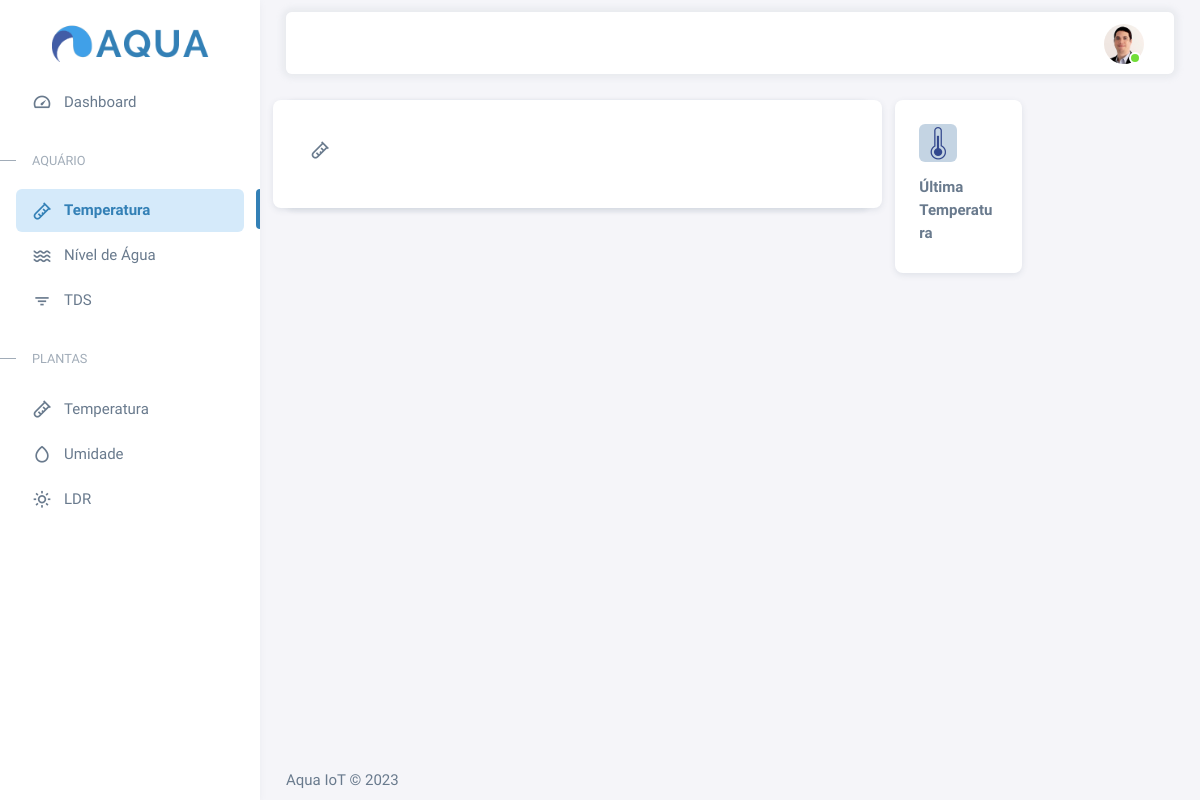
Before: /temp-aquario/ with the older database file.
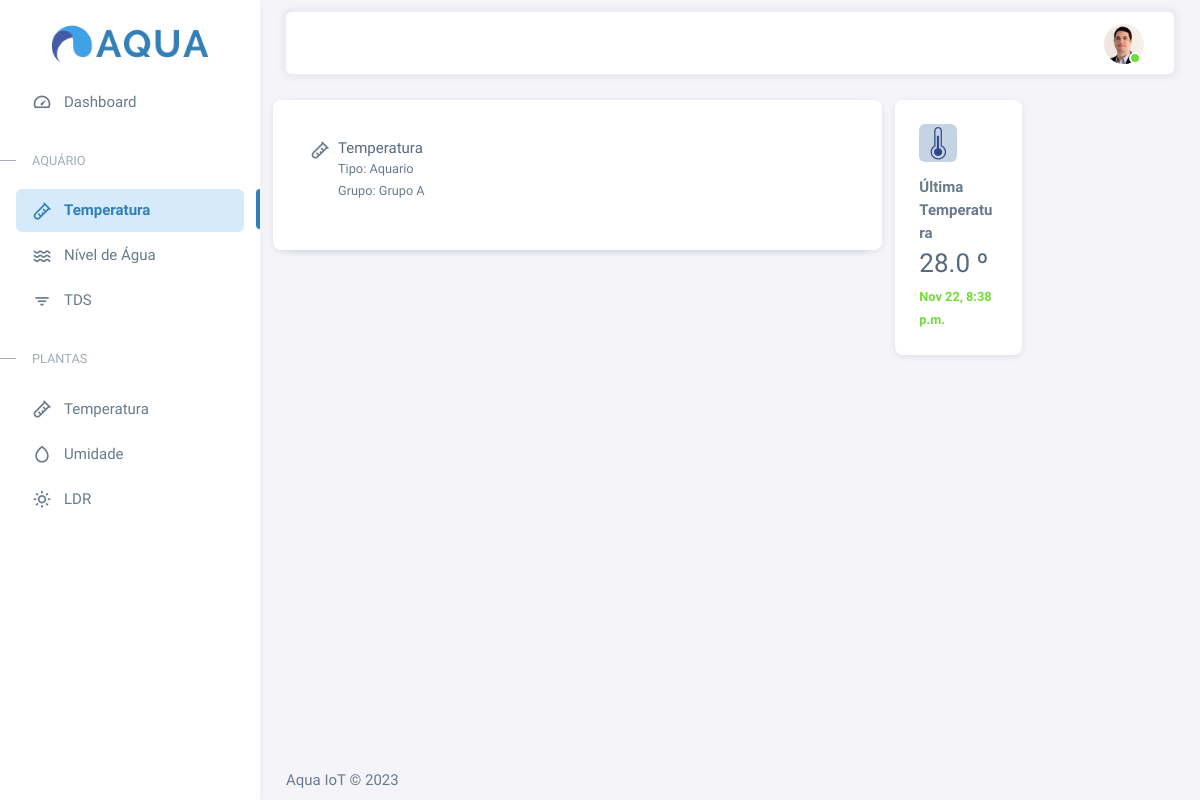
After: the same page with the newer database file.
### sensores/models.py (models this page shows, shortened)
class Sensor(models.Model):
  nome = models.CharField(max_length=50)
  tipo = models.CharField(max_length=50)
  grupo = models.CharField(max_length=50)
  data_criacao = models.DateTimeField(auto_now_add=True)
  class Meta:
    abstract = True

class TemperaturaAquario(Sensor):
  temperatura = models.FloatField(max_length=200, default='00')
  unidade_medida = models.CharField(max_length=50, default='Graus')

### sensores/views.py (the view)
# urls.py: path('temp-aquario/', views.temperaturaAquario, name='temp-aquario'),
def temperaturaAquario(request):
  temperatura = TemperaturaAquario.objects.all()
  temperaturas = {'temperaturas': temperatura}
  return render(request, "temp-aquario.html", temperaturas)

### templates/temp-aquario.html (shortened to what this page needs)
{% load static %} {% include "head.html" %}
<body>
  {% block content %}
  <div class="layout-wrapper layout-content-navbar">
    <div class="layout-container">
      {% include "menu.html" %}
      <div class="layout-page">
        {% include "navbar.html" %}
        <div class="content-wrapper">
          <div class="container-xxl flex-grow-1 container-p-y">
            <div class="row">
              <div class="col-lg-8 mb-4 order-0">
                <div class="card">
                  <div class="d-flex align-items-end row">
                    <div class="card h-100">
                      <div class="card-body px-0">
                        <div class="tab-content p-0">
                          <div
                            class="tab-pane fade show active"
                            id="navs-tabs-line-card-income"
                            role="tabpanel"
                          >
                            <div class="d-flex p-4 pt-3">
                              <i class="menu-icon tf-icons bx bx-test-tube"></i>
                              <div>
                                {% for temperatura in temperaturas %}
                                {% if forloop.last %}
                                <h6 class="mb-0 me-1">{{ temperatura.nome }}</h6>
                                  <small class="mb-0 me-1">Tipo: {{ temperatura.tipo }}</small>
                                  <br>
                                  <small class="mb-0 me-1">Grupo: {{ temperatura.grupo }}</small>
                                {% endif %}
                                {% endfor %}
                              </div>
                            </div>
                          </div>
                        </div>
                      </div>
                    </div>
                  </div>
                </div>
              </div>
              <div class="col-lg-4 col-md-4 order-1">
                <div class="row">
                  <div class="col-lg-6 col-md-12 col-6 mb-4">
                    <div class="card">
                      <div class="card-body">
                        <div
                          class="card-title d-flex align-items-start justify-content-between"
                        >
                          <div class="avatar flex-shrink-0">
                            <img
                              src="{% static 'assets/img/icons/unicons/tempag.png' %}"
                              alt="chart success"
                              class="rounded"
                            />
                          </div>
                        </div>
                        <span class="fw-semibold d-block mb-1">Última Temperatura</span>
                        {% for temperatura in temperaturas %}
                        {% if forloop.last %}
                        <h3 class="card-title mb-2">{{ temperatura.temperatura }} º</h3>
                        <small class="text-success fw-semibold"> {{ temperatura.data_criacao|date:"M d, P" }}</small>
                        {% endif %}
                        {% endfor %}
                      </div>
                    </div>
                  </div>
                </div>
              </div>
            </div>
          </div>
        </div>
        {% endblock %}
        {% include "footer.html" %}
</body>

Changed rows visible on the page:
added TemperaturaAquario: nome "Temperatura", tipo "Aquario", grupo "Grupo A", temperatura "28.0", data_criacao "Nov 22, 8:38 p.m."
